Frame 1 (no input): blank canvas, image omitted
Frame 60 (the mouse pressed at the canvas centre just before this capture): blank canvas, image omitted
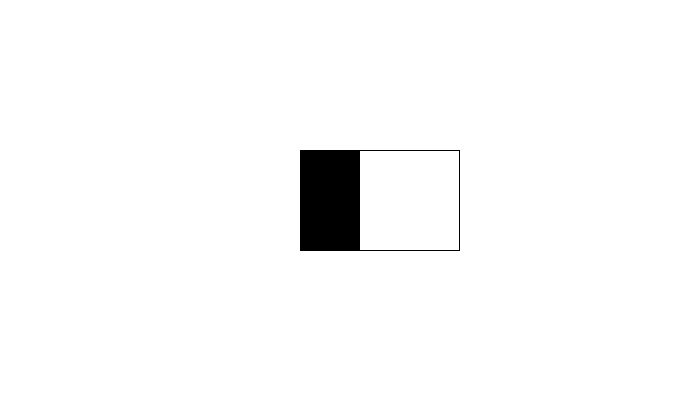
Frame 120 (the mouse held since frame 60 and released just before this capture)

The Processing sketch whose frames 1 and 60 were blank and that drew this single picture after the mouse press (run headless with seeded random() and noise(); from frame 60 on, the mouse is pressed at the canvas centre):

// Processing sketch: processing_35558
// ── processing_35558.pde

int numRect = 0;
float x = 100;
float y = 100;

float[] rectXps = new float[0];
float[] rectYps = new float[0];

void setup() {
  size(700, 400);
  background(255);
  smooth();
}

void draw() {

  int i = 0;
  while (i < numRect) {
    rectMode(CENTER);
    rect(rectXps[i], rectYps[i], 100, 100);
    rectXps[i]=rectXps[i]+1;
    i=i+1;

  }

}

void mousePressed() {
  numRect = numRect + 1;

  rectXps = expand(rectXps, numRect);
  rectYps = expand(rectYps, numRect);

  rectXps[0] = mouseX;
  rectYps[0] = mouseY;

}
